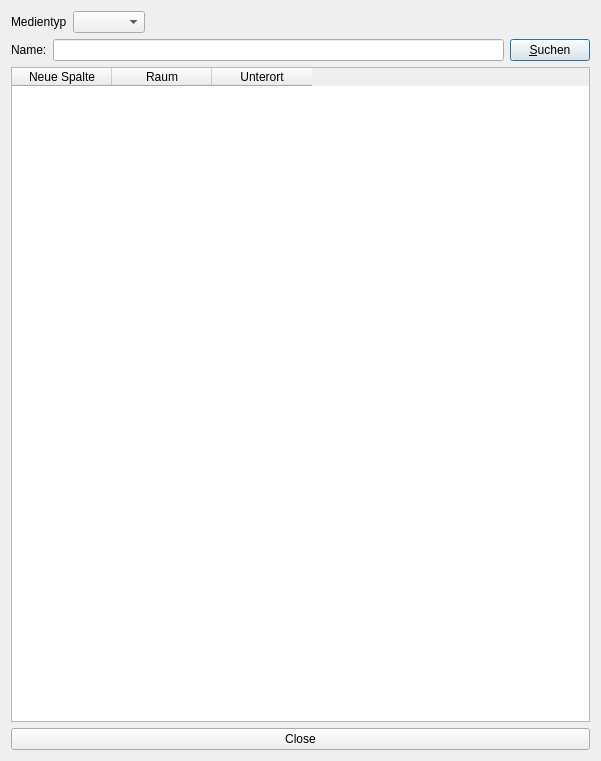
<?xml version="1.0" encoding="UTF-8"?>
<ui version="4.0">
 <class>MainDlg</class>
 <widget class="QDialog" name="MainDlg">
  <property name="geometry">
   <rect>
    <x>0</x>
    <y>0</y>
    <width>601</width>
    <height>761</height>
   </rect>
  </property>
  <property name="windowTitle">
   <string>Elektronische NTW-Sammlung (KGS Rastede) (c) C. Niehaus 2009</string>
  </property>
  <layout class="QGridLayout" name="gridLayout">
   <item row="0" column="0">
    <layout class="QHBoxLayout" name="horizontalLayout">
     <item>
      <widget class="QLabel" name="label">
       <property name="text">
        <string>Medientyp</string>
       </property>
      </widget>
     </item>
     <item>
      <widget class="QComboBox" name="medienCombo"/>
     </item>
     <item>
      <spacer name="horizontalSpacer">
       <property name="orientation">
        <enum>Qt::Horizontal</enum>
       </property>
       <property name="sizeHint" stdset="0">
        <size>
         <width>40</width>
         <height>20</height>
        </size>
       </property>
      </spacer>
     </item>
    </layout>
   </item>
   <item row="1" column="0">
    <layout class="QHBoxLayout" name="horizontalLayout_2">
     <item>
      <widget class="QLabel" name="label_2">
       <property name="text">
        <string>Name:</string>
       </property>
      </widget>
     </item>
     <item>
      <widget class="QLineEdit" name="name_le"/>
     </item>
     <item>
      <widget class="QPushButton" name="such_knopf">
       <property name="text">
        <string>&amp;Suchen</string>
       </property>
      </widget>
     </item>
    </layout>
   </item>
   <item row="2" column="0">
    <widget class="QTableWidget" name="tabelle">
     <column>
      <property name="text">
       <string>Neue Spalte</string>
      </property>
     </column>
     <column>
      <property name="text">
       <string>Raum</string>
      </property>
     </column>
     <column>
      <property name="text">
       <string>Unterort</string>
      </property>
     </column>
    </widget>
   </item>
   <item row="3" column="0">
    <widget class="QPushButton" name="closeButton">
     <property name="text">
      <string>Close</string>
     </property>
    </widget>
   </item>
  </layout>
 </widget>
 <resources/>
 <connections>
  <connection>
   <sender>closeButton</sender>
   <signal>clicked()</signal>
   <receiver>MainDlg</receiver>
   <slot>accept()</slot>
   <hints>
    <hint type="sourcelabel">
     <x>594</x>
     <y>588</y>
    </hint>
    <hint type="destinationlabel">
     <x>320</x>
     <y>305</y>
    </hint>
   </hints>
  </connection>
 </connections>
</ui>
